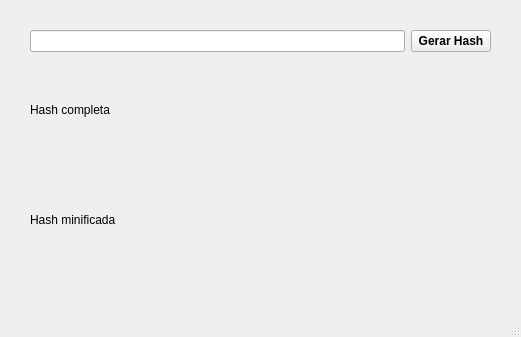
<?xml version="1.0" encoding="UTF-8"?>
<ui version="4.0">
 <class>Hash</class>
 <widget class="QMainWindow" name="Hash">
  <property name="geometry">
   <rect>
    <x>0</x>
    <y>0</y>
    <width>521</width>
    <height>337</height>
   </rect>
  </property>
  <property name="windowTitle">
   <string>Hash</string>
  </property>
  <widget class="QWidget" name="centralwidget">
   <widget class="QWidget" name="">
    <property name="geometry">
     <rect>
      <x>30</x>
      <y>30</y>
      <width>461</width>
      <height>241</height>
     </rect>
    </property>
    <layout class="QVBoxLayout" name="verticalLayout_2">
     <item>
      <layout class="QHBoxLayout" name="horizontalLayout">
       <item>
        <widget class="QLineEdit" name="lineEdit"/>
       </item>
       <item>
        <widget class="QPushButton" name="pushButton">
         <property name="styleSheet">
          <string notr="true">font-weight:bold;
</string>
         </property>
         <property name="text">
          <string>Gerar Hash</string>
         </property>
        </widget>
       </item>
      </layout>
     </item>
     <item>
      <layout class="QVBoxLayout" name="verticalLayout">
       <item>
        <widget class="QLabel" name="label">
         <property name="text">
          <string>Hash completa</string>
         </property>
        </widget>
       </item>
       <item>
        <widget class="QLabel" name="label_2">
         <property name="text">
          <string>Hash minificada</string>
         </property>
        </widget>
       </item>
      </layout>
     </item>
    </layout>
   </widget>
  </widget>
  <widget class="QMenuBar" name="menubar">
   <property name="geometry">
    <rect>
     <x>0</x>
     <y>0</y>
     <width>521</width>
     <height>22</height>
    </rect>
   </property>
  </widget>
  <widget class="QStatusBar" name="statusbar"/>
 </widget>
 <resources/>
 <connections/>
</ui>
